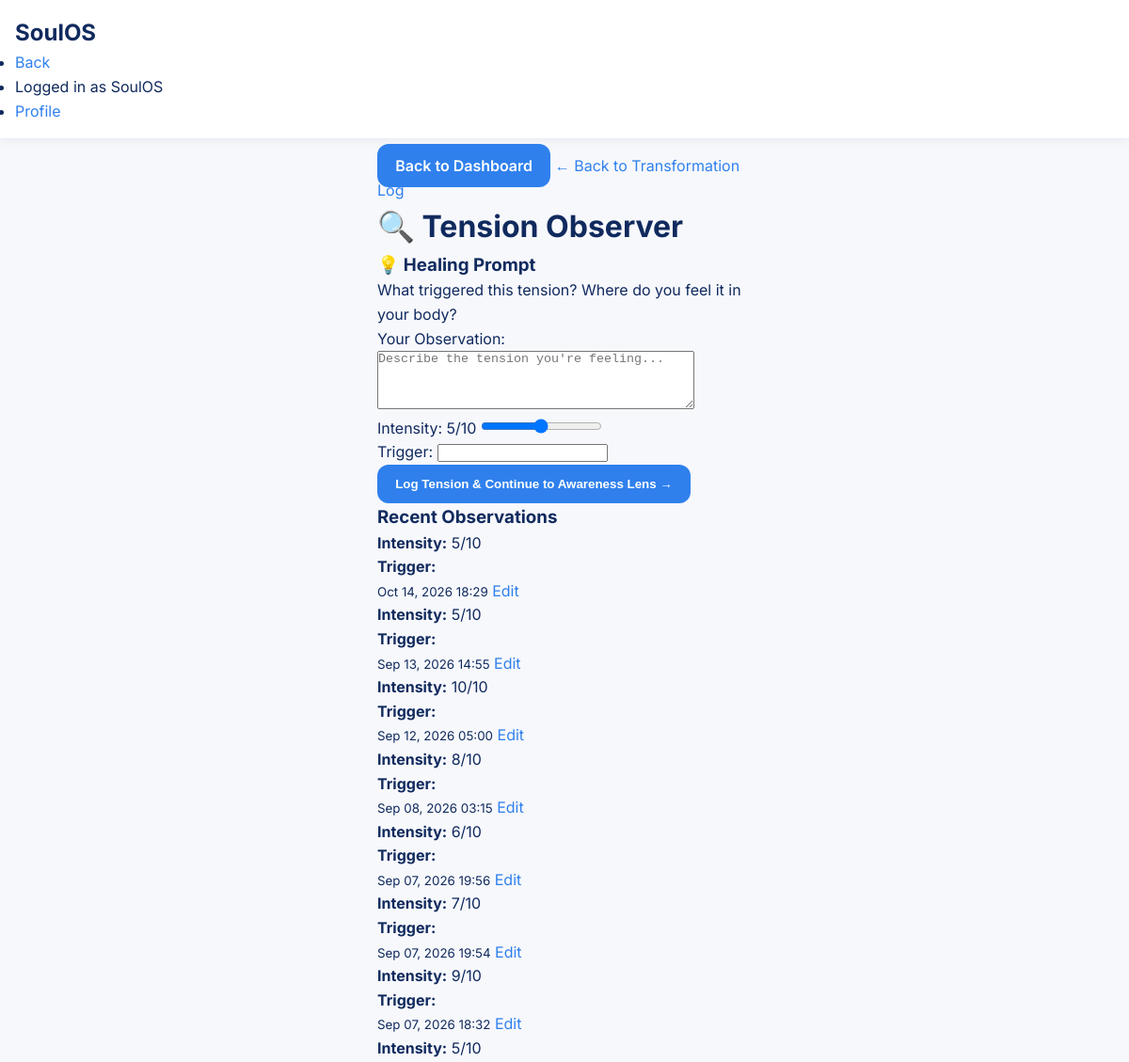
/core-healing-path/stage/tension-observer/ (signed in, upper part), run on an earlier commit of the app's database.
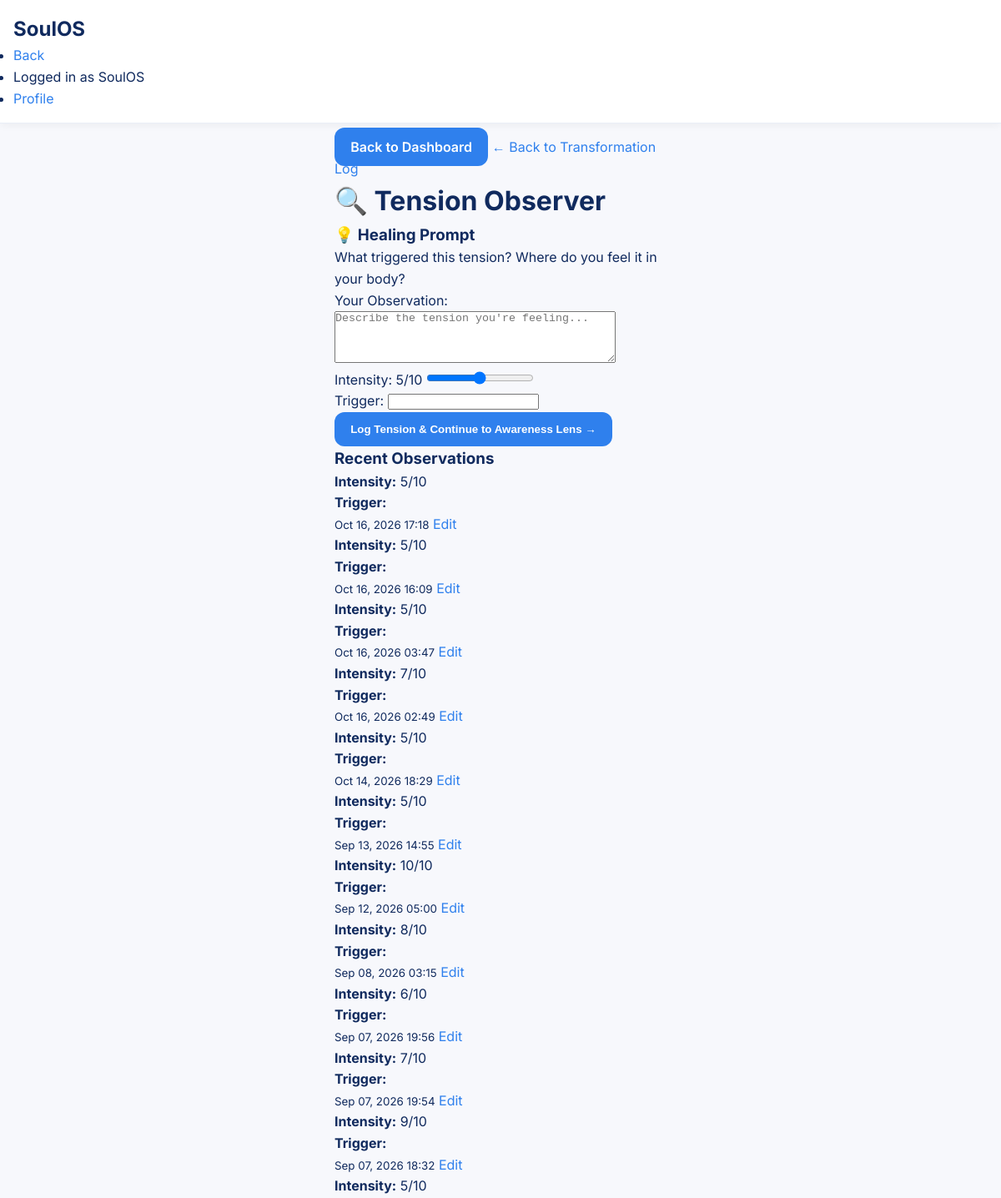
And on a later commit of the database.
### Core_healing_path/models.py (models this page shows, shortened)
class HealingLog(models.Model):
    user = models.ForeignKey(
        User, on_delete=models.CASCADE, related_name="healing_logs"
    )
    stage = models.CharField(max_length=50, choices=STAGE_CHOICES)
    entry = models.TextField()
    intensity = models.PositiveSmallIntegerField(default=5)
    trigger = models.CharField(max_length=100, blank=True)
    emotion = models.CharField(max_length=100, blank=True)
    limiting_belief = models.CharField(max_length=255, blank=True)
    custom_affirmation = models.CharField(max_length=255, blank=True)
    reframe = models.CharField(max_length=255, blank=True)
    coping_strategy = models.CharField(max_length=100, blank=True)
    ritual = models.CharField(max_length=100, blank=True)
    gratitude_notes = models.TextField(blank=True)
    insight_type = models.CharField(max_length=100, blank=True)
    clarity_notes = models.TextField(blank=True)
    awareness_type = models.CharField(max_length=20, blank=True)
    parent_log = models.ForeignKey(
        "self",
        on_delete=models.SET_NULL,
        null=True,
        blank=True,
        related_name="awareness_entries",
    )
    created_at = models.DateTimeField(default=timezone.now)
    class Meta:
        ordering = ["-created_at"]

### Core_healing_path/views.py (the view)
@login_required
def stage_view(request, stage_key):
    stage_name = dict(STAGE_CHOICES).get(stage_key, stage_key)
    if request.method == "POST":
        form_class = FORM_MAP.get(stage_key)
        if not form_class:
            return redirect("core_healing_path_dashboard")
        form = form_class(request.POST)
        if form.is_valid():
            log = form.save(commit=False)
            log.user = request.user
            log.stage = stage_key
            if stage_key == "awareness_lens":
                log.parent_log_id = request.POST.get("parent_log")
            log.save()
            profile = get_or_create_profile(request.user)
            if stage_key == "tension_observer":
                journey = TransformationJourney.objects.create(
                    user=request.user,
                    tension_log=log,
                    current_stage=stage_key,
                    status="active",
                )
                JourneyStage.objects.create(journey=journey, stage=stage_key, log=log)
                advance_journey(journey, log)
                next_stage = get_next_stage(stage_key)
                if next_stage:
                    return redirect(
                        reverse(STAGE_URL_MAP[next_stage]) + f"?tension_log_id={log.id}"
                    )
                return redirect("core_healing_path_dashboard")
            else:
                active_journey = get_active_journey(request.user)
                if active_journey and active_journey.current_stage == stage_key:
                    advance_journey(active_journey, log)
                    if stage_key == "clarity_flow":
                        active_journey.status = "completed"
                        active_journey.completed_at = timezone.now()
                        active_journey.save()
                next_stage = get_next_stage(stage_key)
                if next_stage:
                    return redirect(reverse(STAGE_URL_MAP[next_stage]))
                return redirect("core_healing_path_dashboard")
    else:
        form_class = FORM_MAP.get(stage_key, TensionObserverForm)
        form = form_class(initial={"stage": stage_key})
    logs = HealingLog.objects.filter(user=request.user, stage=stage_key)[:20]
    suggestion = ""
    if stage_key == "thought_analyzer" and logs:
        suggestion = get_stage_suggestion(logs[0])
    tension_log = None
    if stage_key == "awareness_lens":
        tension_log_id = request.GET.get("tension_log_id")
        if tension_log_id:
            tension_log = HealingLog.objects.filter(
                id=tension_log_id, user=request.user, stage="tension_observer"
            ).first()
    context = {
        "stage_key": stage_key,
        "stage_name": stage_name,
        "healing_prompt": HEALING_PROMPTS.get(stage_key, ""),
        "form": form,
        "logs": logs,
        "suggestion": suggestion,
        "stage_choices": STAGE_CHOICES,
        "current_stage_index": TRANSFORMATION_ORDER.index(stage_key),
        "total_stages": len(TRANSFORMATION_ORDER),
        "next_stage_url": STAGE_URL_MAP.get(get_next_stage(stage_key))
        if get_next_stage(stage_key)
        else None,
        "tension_log": tension_log,
    }
    return render(request, f"core_healing_path/stage_{stage_key}.html", context)

### Core_healing_path/forms.py
class TensionObserverForm(forms.ModelForm):
    trigger = forms.CharField(
        label="Trigger",
        max_length=100,
        required=False,
        widget=EditableSelect(choices=TRIGGER_CHOICES, attrs={"class": "form-control"}),
    )
    class Meta:
        model = HealingLog
        fields = ["stage", "entry", "intensity", "trigger"]
        widgets = {
            "stage": forms.HiddenInput(),
            "entry": forms.Textarea(
                attrs={
                    "class": "form-control",
                    "rows": 4,
                    "placeholder": "Describe the tension you're feeling...",
                }
            ),
            "intensity": forms.NumberInput(
                attrs={
                    "class": "form-control",
                    "type": "range",
                    "min": "1",
                    "max": "10",
                }
            ),
        }

### Core_healing_path/views.py (called while the page is built)
def get_next_stage(current_stage):
    try:
        idx = TRANSFORMATION_ORDER.index(current_stage)
        if idx < len(TRANSFORMATION_ORDER) - 1:
            return TRANSFORMATION_ORDER[idx + 1]
    except ValueError:
        pass
    return None

### templates/core_healing_path/stage_tension_observer.html (shortened to what this page needs)
{% extends "base.html" %}
{% load static %}
{% block content %}
<a href="{% url 'core_healing_path:transformation_log' %}">← Back to Transformation Log</a>
<div class="card">
    <h1>🔍 Tension Observer</h1>
</div>
<div class="card">
    <h3>💡 Healing Prompt</h3>
    <p>{{ healing_prompt }}</p>
</div>
<div class="card">
    <form method="post" action="{% url 'core_healing_path:log_tension' %}">
        <div class="form-group">
            <label for="id_entry">Your Observation:</label>
            {{ form.entry }}
        </div>
        <div class="form-group">
            <label>Intensity: <span id="intensityValue">{{ form.intensity.value|default:"5" }}</span>/10</label>
            {{ form.intensity }}
        </div>
        <div class="form-group">
            <label for="id_trigger">Trigger:</label>
            {{ form.trigger }}
        </div>
        <button type="submit" class="btn btn-primary form-submit-btn">Log Tension & Continue to Awareness Lens →</button>
    </form>
</div>
<div class="card">
    <h3>Recent Observations</h3>
    {% for log in logs %}
        <div class="form-group">
            <p><strong>Intensity:</strong> <span>{{ log.intensity }}/10</span></p>
            <p><strong>Trigger:</strong> </p>
            <small>{{ log.created_at|date:"M d, Y H:i" }}</small>
            <a href="{% url 'core_healing_path:edit_tension' log.id %}">Edit</a>
        </div>
    {% empty %}
        <p>No observations yet. Start by logging your first entry above.</p>
    {% endfor %}
</div>
{% endblock %}

What changed in the data, as far as the page shows it:
added HealingLog: intensity "5", created_at "Oct 16, 2026 17:18"
added HealingLog: intensity "5", created_at "Oct 16, 2026 16:09"
added HealingLog: intensity "5", created_at "Oct 16, 2026 03:47"
added HealingLog: intensity "7", created_at "Oct 16, 2026 02:49"
